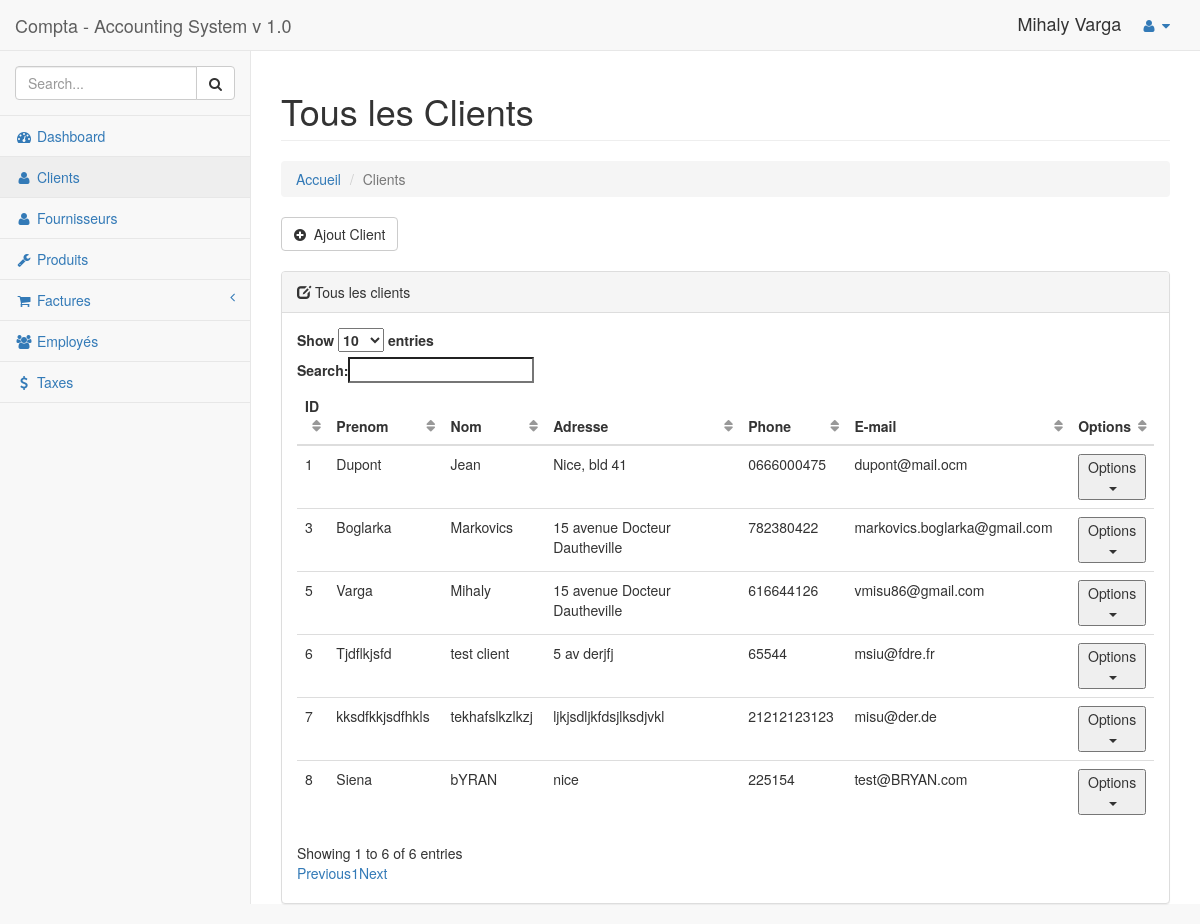
Page /customers.php (signed in) on the earlier database version.
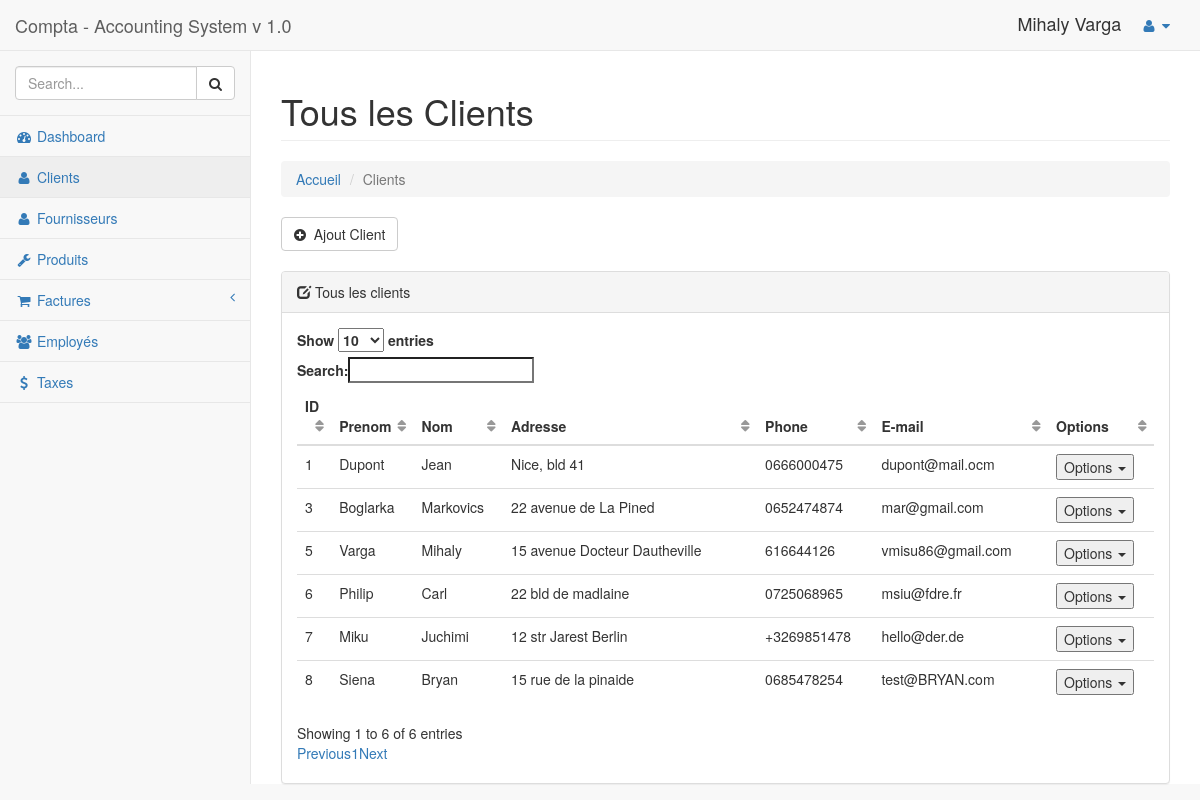
Same page on the later database version.
### tables this page shows
CREATE TABLE `clients` (
  `client_id` int(3) NOT NULL,
  `nom` varchar(255) NOT NULL,
  `prenom` varchar(255) NOT NULL,
  `adresse` varchar(255) NOT NULL,
  `phone` varchar(255) NOT NULL,
  `email` varchar(255) NOT NULL
);

### includes/functions/functions_client.php (the view)
<?php
function viewAllCustomers(){
    global $connection;
    $query = "SELECT * FROM clients";
    $select_all_customers = mysqli_query($connection, $query);
    while($row = mysqli_fetch_array($select_all_customers)){
        $customer_id = $row['client_id'];
        $customer_nom = $row['nom'];
        $customer_prenom = $row['prenom'];
        $customer_adress = $row['adresse'];
        $customer_phone = $row['phone'];
        $customer_email = $row['email'];
 echo "
<tr>
    <td>".$customer_id. "
    </td>
    <td>".$customer_nom. "
    </td>
    <td>".$customer_prenom. "
    </td>
    <td>".$customer_adress. "
    </td>
    <td>".$customer_phone. "
    </td>
    <td>".$customer_email. "
    </td>
    <td>"."
        <div class='dropdown'>
            <button id='dLabel' type='button' data-toggle='dropdown' aria-haspopup='true' aria-expanded='false'>
                Options
                <span class='caret'></span>
                </button>
            <ul class='dropdown-menu' aria-labelledby='dLabel'>
                <li>
                    <a class='' href='customers.php?source=edit_customer&edit_customer={$customer_id}'><i class='fa fa-pencil-square-o' aria-hidden='true'></i> Modifier</a>
                </li>
                <li>
                    <a class='' href='factures_client.php?source=add_facture_client&client_id={$customer_id}'><i class='fa fa-pencil-square-o' aria-hidden='true'></i> Facture</a>
                </li>
                <li>
                    <a rel='$customer_id' class='delete_customer_link' href='#'><i class='fa fa-trash-o' aria-hidden='true'></i> Supprimer</a>
                </li>
            </ul>
        </div>". "
    </td>
</tr>";
    }
}
?>

Differences in the rows shown:
changed clients "Boglarka": adresse "15 avenue Docteur Dautheville" → "22 avenue de La Pined"; phone "782380422" → "0652474874"; email "markovics.boglarka@gmail.com" → "mar@gmail.com"
changed clients "msiu@fdre.fr": nom "Tjdflkjsfd" → "Philip"; prenom "test client" → "Carl"; adresse "5 av derjfj" → "22 bld de madlaine"; phone "65544" → "0725068965"
changed clients id 7: nom "kksdfkkjsdfhkls" → "Miku"; prenom "tekhafslkzlkzj" → "Juchimi"; adresse "ljkjsdljkfdsjlksdjvkl" → "12 str Jarest Berlin"; phone "21212123123" → "+3269851478"; email "misu@der.de" → "hello@der.de"
changed clients "Siena": prenom "bYRAN" → "Bryan"; adresse "nice" → "15 rue de la pinaide"; phone "225154" → "0685478254"
